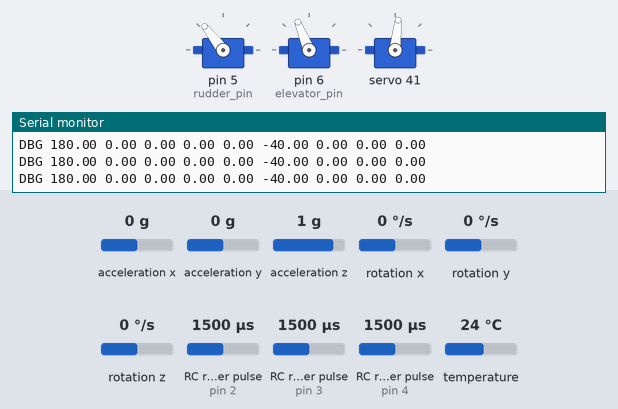
The sketch below on a simulated Arduino Uno, built with avr-gcc and run on an emulated ATmega328P. On the bench: 3 × servo, the last lines printed to the serial monitor. Wiring (inferred from the names in the program): 3 × RC receiver channel: data pin 2 / data pin 3 / data pin 4. The test bench sets the inputs (shaded band); at power-on: acceleration y 0 g, acceleration z 1 g, RC receiver pulse (sensors on pin 2, pin 4, pin 3) 1500 µs, acceleration x 0 g, rotation x 0 °/s, rotation y 0 °/s, rotation z 0 °/s, temperature 24 °C.

Above: at 7.3 s.
7.4 s: acceleration y set to -0.8 g
At 8.7 s:
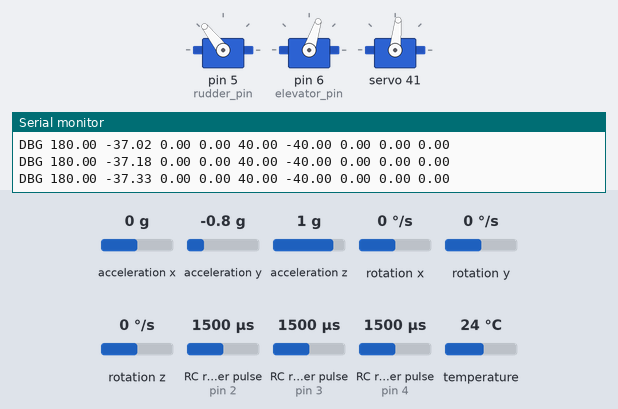
9.0 s: acceleration z set to 0.1 g
11.3 s: acceleration z set to -0.2 g
At 14.08 s:
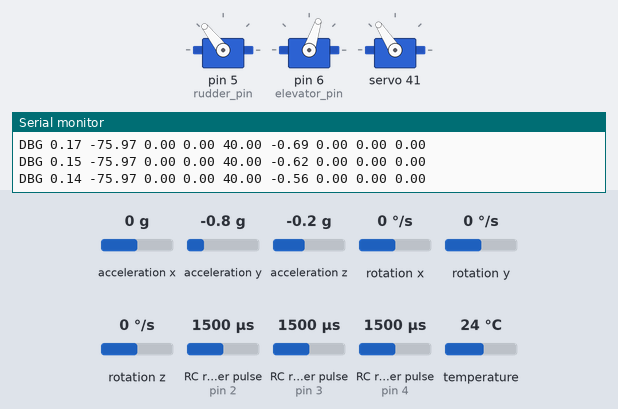
14.3 s: RC receiver pulse (sensor on pin 2) set to 1020 µs
At 15.1 s:
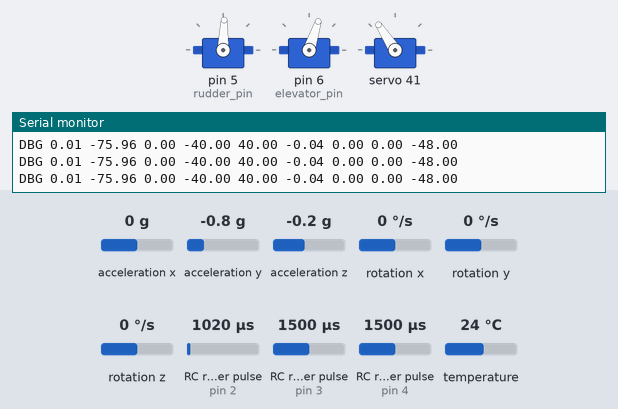
15.8 s: RC receiver pulse (sensor on pin 4) set to 1020 µs
At 17.0 s:
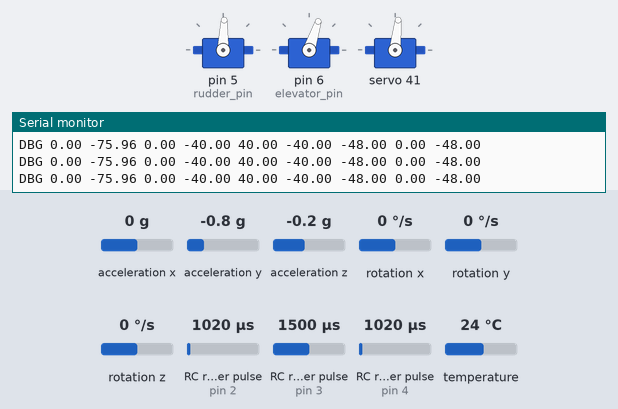
17.3 s: acceleration x set to -1.4 g
At 18.3 s:
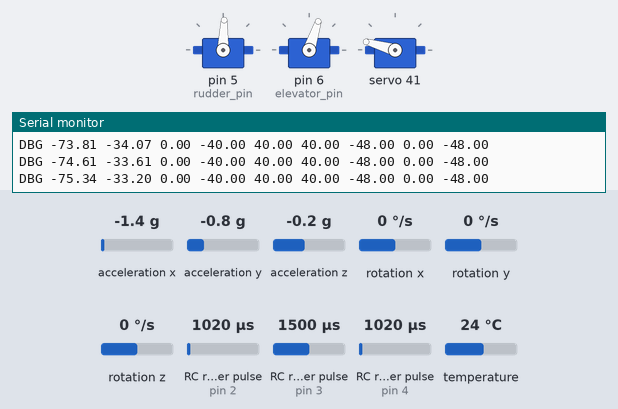
Timing chart, 0 to 20.3 s (numbered marks = the images above; inputs shaded):
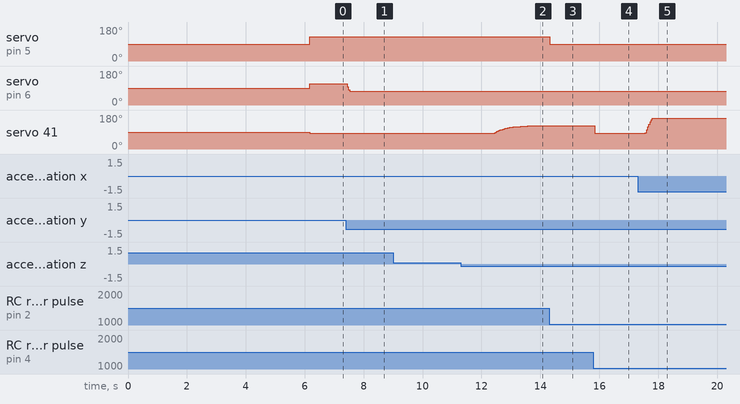

The sketch:

flight_control_v1.ino
```cpp
// code written by man... -TTT (triple t aka tung tung tung sahur)
// install mpu6050 library
// IMPORTANT NOTE FOR FUTURE LIBRARY FUCKING USEERS:
// Please go into adafruit_mpu6050.h and do #define MPU6050_DEVICE_ID 0x70 cus our chip is a bootleg goy
#include <Servo.h>
#include <Wire.h>
#include <Adafruit_MPU6050.h>
#include <Adafruit_Sensor.h>

// IMPORTANT WARNING. ALL SIGNS AND OFFSETS AND TUNING PARAMETERS SHOULD BE **PHYSICALLY**
// TESTED FOR ANY NEW PLANE OR AFTER ANY SIGNIFICANT HARDWARE MODIFICATIONS BEFORE FLIGHT.

// UNITS NOTICE
// angles are in radians for now... unless a d is in front of var name
// dt is in seconds whereas time management is done in microseconds.


// --------------------- CONSTANTS & SETUP -------------------------

// text 0x69 if running into issues
const uint8_t MPU_address = 0x68;
Adafruit_MPU6050 MPU_Sensor;

// how often we read from sensor/controller
const unsigned int SENSOR_READ_RATE = 60;
const unsigned long SENSOR_READ_DELAY = 1000000UL/SENSOR_READ_RATE; // X1_000_000 due to s->micro(s)

// higher range -> less accuracy (choose wisely...)
const auto ACC_RANGE = MPU6050_RANGE_8_G;
const auto GYRO_RANGE = MPU6050_RANGE_500_DEG;

// higher -> more noisy but responsive. Lower -> less noisy less responsive
// I put it to higher than the default of 21Hz to prevent over filtering \ .
// since we are running a filter on it later on.
const auto MPU_FILTER_BANDWIDTH = MPU6050_BAND_44_HZ;

// For filtering gyro drift and accelerometer noise
const float filter_coeficient = 0.9f; // higher the more gyro has control, less accelerometer has control

// Essentially damps the correction to not overshoot due to angular momentum
const float correction_damping = 1.0f; // FINE TUNE EXPERIMENTALLY PLEASE!
const float servo_correction_factor = 4.0f; // FINE TUNEEEE

// preventsservos fromfucking exploding everywhere
const float limit_roll_correction = 40.0f ;
const float limit_pitch_correction = 40.0f ;
const float limit_yaw_correction = 40.0f ;

const float limit_roll = 50.0f;
const float limit_pitch = 50.0f;
const float limit_yaw = 50.0f;

// PINSSS FINALLYL ATFUCKING 1AM
// Pins 2,3,4 are all input pins
// Pins 2 ch1 3-2 4-4.
const int yaw_input_pin = 2; // i dont fucking know SET THIS TMW!
const int roll_input_pin = 4;
const int pitch_input_pin= 3;
const int throttle_input_pin = -1;// ignore physically connecte

const int rudder_pin = 5; // proper
const int elevator_pin = 6;
const int aileron_pin =123213;

const int RUDDER0 = 128;
const int ELEVATOR0 = 112;
const int AILERON0 = 124;

Servo Rudder;
Servo Elevator;
Servo Aileron;

// If were in debugging we wont actually update servo data.
const bool DEBUGGING = true;
const bool RUDDER_DEBUGGING =false;
const bool AILERON_DEBUGGING = false;
const bool ELEVATOR_DEBUGGING = false;


void setup()
{
    // make sure output is being read from this channel
    // this begins arduino data transfer with port

    Serial.begin(115200);
    while (!Serial)
    {
        delay(100);
    }
    Serial.println("----------------------------------------------");
    Serial.println("INITIALIZED SERIAL COMMUNICATION WITH ARDUINO");
    Serial.println("----------------------------------------------");
    Serial.print("\nStarting mpu-arduino communication (-1-)...");
    delay(3000);
    Wire.begin();
    Serial.println("Wire began!");
    delay(3000);
    Serial.println("Done waiting!");
    // Starting communication with MPU
    bool started_mpu = false;
    for (int i = 1; i <= 50; i++)
    {
        if (MPU_Sensor.begin(MPU_address))
        {
            Serial.println("Mpu working...");
            started_mpu = true;
            break;
        }
        Serial.print("(-1) FAILED to start MPU, retrying... (x");
        Serial.print(i);
        Serial.println(")");
        delay(50);
    }
    if (!started_mpu)
    {
        Serial.println("\r (-1) FAILED TO START MPU AFTER 50 TRIES. TERMINATING...");

        // paused program forever
        while (true) {delay(10);}
    }
    Serial.println("\r(-1-) [Success] MPU started!              ");

    Serial.println("Setting accelerometer & gyro range (-2-)...");
    MPU_Sensor.setAccelerometerRange(ACC_RANGE);
    MPU_Sensor.setGyroRange(GYRO_RANGE);
    Serial.println("\r(-2-) [Success] Set accelerometer & gyro range!   ");

    Serial.println("Setting filter bandwidth (-3-)...");
    MPU_Sensor.setFilterBandwidth(MPU_FILTER_BANDWIDTH);
    Serial.println("\r(-3-) [Success] Set filter bandwidth!");

    Serial.println("Attaching rudder (-4-)");
    Rudder.attach(rudder_pin);
    Elevator.attach(elevator_pin);
    Aileron.attach(aileron_pin);
    Serial.println("(-4-) [Success] rudder attached");

    Serial.println("----------SETUP COMPLETE[3/3]---------------");
    delay(100);
    Serial.println("(-4) MAIN PROGRAM STARTING...");

    pinMode(yaw_input_pin, INPUT);
    pinMode(roll_input_pin, INPUT);
    pinMode(pitch_input_pin, INPUT);


}
// this function isfrom chatgpt just to fix the discontinuity in atan2 when computing roll using accelerometers
float unwrapAngle(float newAngle, float prevAngle) {
    float diff = newAngle - prevAngle;

    if (diff > PI) {
        newAngle -= 2 * PI;
    } else if (diff < -PI) {
        newAngle += 2 * PI;
    }

    return newAngle;
}

// ---------------------- LOOP VARIABLES --------------------
// angle data
float roll = 0; float pitch = 0; float yaw = 0;
float dRoll = 0; float dPitch = 0; float dYaw = 0;

// controller angle data
float desiredRoll = 0; float desiredPitch = 0; float strengthYaw = 0;

// servo angle for correction
float servoRollCorrection; float servoPitchCorrection; float servoYawCorrection;

float rudderAngle = 0; float elevatorAngle = 0; float aileronAngle = 0;

// sensor data
float accX, accY, accZ;
float gAccX, gAccY, gAccZ;

// for roll
float prevAngleRoll = 0;

// For accurate timestep computation
unsigned long last_time = 0;
float dt = 0.0f; // important, tells how much time since last iteration of code update
void loop()
{
    // getting new accelerometer and gyro data
    unsigned long now_time = micros();
    // if enough time has passed, run code.
    if (now_time - last_time >= SENSOR_READ_DELAY)
    {
        dt = (float)(now_time - last_time) * 1e-6f;
        last_time = now_time;
        sensors_event_t a, g, temp; // temp stands for temperature and not temporary lol (victim of this)
        bool got_read = MPU_Sensor.getEvent(&a, &g, &temp);

        // getting controller input
        int roll_input = pulseIn(roll_input_pin, HIGH);
        int yaw_input = pulseIn(yaw_input_pin,HIGH);
        int pitch_input = pulseIn(pitch_input_pin, HIGH);

        desiredRoll = map(roll_input, 1000, 2000, -limit_roll, limit_roll);
        strengthYaw = map(yaw_input, 1000, 2000, -limit_yaw, limit_yaw);
        desiredPitch = map(pitch_input, 1000, 2000, -limit_pitch, limit_pitch);

        if (!got_read)
        {
          Serial.println("croski ur reading aint workin");
        }

        // storing sensor data into our variables
        accX = a.acceleration.y;
        accY = a.acceleration.x;
        accZ = a.acceleration.z;
        gAccX = g.gyro.y;
        gAccY = g.gyro.x;
        gAccZ = g.gyro.z;
        // IMPORTANTTTTT!!!!!!!! (not done yet!)
        // Test to make sure of the follow
        // A) roll is associated with gyro.x, pitch with gyro.y and yaw with gyro.z
        // B) roll increases as plane rotates clockwise from forward direction
        // C) yaw increases when turning towards right wing
        // D) pitch increases as nose goes up
        // COMPLEMENTARY FILTERING!
        float accRoll = unwrapAngle(atan2(accY, accZ), roll);
        roll = filter_coeficient * (roll + gAccX * dt) + (1-filter_coeficient) * accRoll;  // board y real x
        //roll *= -1.0f;
        pitch = filter_coeficient * (pitch + gAccY * dt) + (1-filter_coeficient) * atan2(-accX, sqrt(accY*accY + accZ*accZ));// board z real y
        //pitch *= -1.0f;
        yaw += gAccZ * dt; // unfortunately no possible filtering for yaw // board x real z

        dRoll = 180.0f - roll * 180.0f / PI; dPitch = -pitch * 180.0f / PI; dYaw = yaw * 180.0f/PI;


        // IGNORE ABOVE

        // choosing angle for servo to take to correct the over/under shooting of desired angle
        // For yaw ignore as gyro drift is not corrected, we will let user fully control yaw
                //servoYawCorrection = servo_correction_factor * (desiredYaw - yaw)
                    // - correction_damping * gAccZ;
        servoPitchCorrection =  servo_correction_factor * (desiredPitch - dPitch)
            - correction_damping * gAccY;
        servoRollCorrection =  servo_correction_factor * (desiredRoll - dRoll)
            - correction_damping * gAccX;

        // for yaw we just turn based on strength of yaw input from controller
        // Essentially giving user full control over yaw
        servoYawCorrection = servo_correction_factor * strengthYaw;

        // constraiing to maximum correction angle
        servoPitchCorrection = constrain(servoPitchCorrection, -limit_pitch_correction, limit_pitch_correction);
        servoRollCorrection = constrain(servoRollCorrection, -limit_roll_correction, limit_roll_correction);
        servoYawCorrection = constrain(servoYawCorrection, -limit_yaw_correction, limit_yaw_correction);


        rudderAngle = servoYawCorrection;
        aileronAngle = servoRollCorrection;
        elevatorAngle = servoPitchCorrection;

        if (!(RUDDER_DEBUGGING || ELEVATOR_DEBUGGING || AILERON_DEBUGGING))
        {
            Rudder.write(rudderAngle + RUDDER0);
            Aileron.write(aileronAngle + AILERON0);
            Elevator.write(-elevatorAngle + ELEVATOR0);
        }

        if (RUDDER_DEBUGGING)
        {
            Rudder.write(RUDDER0);
        }

        if (ELEVATOR_DEBUGGING)
        {
            Elevator.write(ELEVATOR0);
        }

        if (AILERON_DEBUGGING)
        {
            Aileron.write(AILERON0);
        }

         // IGNORE SIMPLY FOR DATA TRANSFER
        Serial.print("DBG");
        Serial.print(" ");
        Serial.print(dRoll); //  X is properly roll & forward direction-
        Serial.print(" ");
        Serial.print(dPitch);
        Serial.print(" ");
        Serial.print(dYaw);
        Serial.print(" ");
        Serial.print(rudderAngle);
        Serial.print(" ");
        Serial.print(elevatorAngle);
        Serial.print(" ");
        Serial.print(aileronAngle);
        Serial.print(" ");
        Serial.print(desiredRoll);
        Serial.print(" ");
        Serial.print(desiredPitch);
        Serial.print(" ");
        Serial.print(strengthYaw);
        Serial.print("");
        Serial.println("");


        prevAngleRoll = roll;


    }
}
```

Measured:
- the behaviour switches between 0 and -0.1 g on acceleration z (found by bisection; images 1 and 2)
- after the input at 7.4 s, servo on pin 6 (elevator_pin): 112° → 72° at once
- after the input at 11.3 s, servo 41: moves from 84° to 123° over 1.4 s, starting after 1.1 s
- after the input at 14.3 s, servo on pin 5 (rudder_pin): 128° → 88° at once
- after the input at 15.8 s, servo 41: 123° → 84° at once
- after the input at 17.3 s, servo 41: 84° → 164° after 0.26 s
